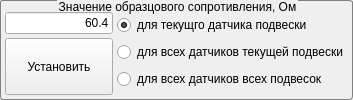
       <widget class="QGroupBox" name="ref_groupbox">
        <property name="sizePolicy">
         <sizepolicy hsizetype="Expanding" vsizetype="Preferred">
          <horstretch>0</horstretch>
          <verstretch>0</verstretch>
         </sizepolicy>
        </property>
        <property name="styleSheet">
         <string notr="true">QGroupBox { 
     border: 1px solid gray; 
     border-radius: 3px;
     margin-top: 0.5em;
 } 
QGroupBox::title { 
     subcontrol-position: top center; 
     margin-top:-1em;
 } </string>
        </property>
        <property name="title">
         <string>Значение образцового сопротивления, Ом</string>
        </property>
        <layout class="QHBoxLayout" name="horizontalLayout_2">
         <property name="spacing">
          <number>4</number>
         </property>
         <property name="leftMargin">
          <number>4</number>
         </property>
         <property name="rightMargin">
          <number>4</number>
         </property>
         <property name="bottomMargin">
          <number>4</number>
         </property>
         <item>
          <layout class="QVBoxLayout" name="ref_set_vlayout">
           <property name="spacing">
            <number>4</number>
           </property>
           <item>
            <widget class="QLineEdit" name="ref_lineedit">
             <property name="sizePolicy">
              <sizepolicy hsizetype="Preferred" vsizetype="Fixed">
               <horstretch>0</horstretch>
               <verstretch>0</verstretch>
              </sizepolicy>
             </property>
             <property name="text">
              <string>60.4</string>
             </property>
             <property name="maxLength">
              <number>32767</number>
             </property>
             <property name="alignment">
              <set>Qt::AlignRight|Qt::AlignTrailing|Qt::AlignVCenter</set>
             </property>
            </widget>
           </item>
           <item>
            <widget class="QPushButton" name="ref_pushbutton">
             <property name="sizePolicy">
              <sizepolicy hsizetype="Preferred" vsizetype="Preferred">
               <horstretch>0</horstretch>
               <verstretch>0</verstretch>
              </sizepolicy>
             </property>
             <property name="text">
              <string>Установить</string>
             </property>
            </widget>
           </item>
          </layout>
         </item>
         <item>
          <layout class="QVBoxLayout" name="ref_choice_vlayout">
           <item>
            <widget class="QRadioButton" name="ref_choice1_radiobutton">
             <property name="sizePolicy">
              <sizepolicy hsizetype="Expanding" vsizetype="Fixed">
               <horstretch>0</horstretch>
               <verstretch>0</verstretch>
              </sizepolicy>
             </property>
             <property name="text">
              <string>для текущго датчика подвески</string>
             </property>
             <property name="checked">
              <bool>true</bool>
             </property>
            </widget>
           </item>
           <item>
            <widget class="QRadioButton" name="ref_choice2_radiobutton">
             <property name="sizePolicy">
              <sizepolicy hsizetype="Expanding" vsizetype="Fixed">
               <horstretch>0</horstretch>
               <verstretch>0</verstretch>
              </sizepolicy>
             </property>
             <property name="text">
              <string>для всех датчиков текущей подвески</string>
             </property>
            </widget>
           </item>
           <item>
            <widget class="QRadioButton" name="ref_choice3_radiobutton">
             <property name="sizePolicy">
              <sizepolicy hsizetype="Expanding" vsizetype="Fixed">
               <horstretch>0</horstretch>
               <verstretch>0</verstretch>
              </sizepolicy>
             </property>
             <property name="text">
              <string>для всех датчиков всех подвесок</string>
             </property>
            </widget>
           </item>
          </layout>
         </item>
        </layout>
       </widget>
